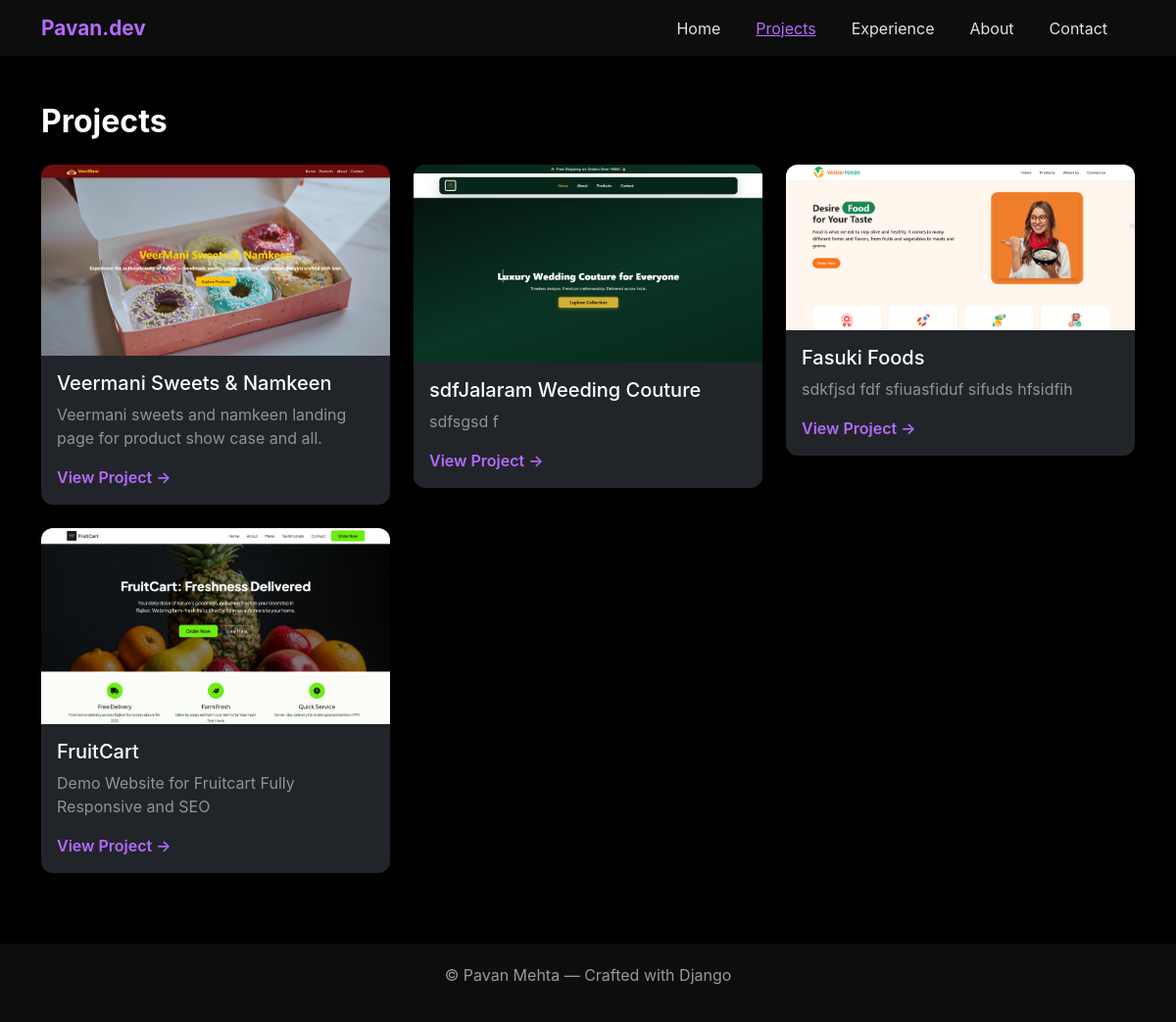
/projects/, run on the app's committed database.
### core/models.py (models this page shows, shortened)
class Project(models.Model):
    title = models.CharField(max_length=200)
    slug = models.SlugField(unique=True, blank=True)
    short_description = models.CharField(max_length=300)
    description = models.TextField()
    image = models.ImageField(upload_to="projects/")
    github_url = models.URLField(blank=True, null=True)
    demo_url = models.URLField(blank=True, null=True)
    created_at = models.DateTimeField(auto_now_add=True)

### core/views.py (the view)
# urls.py: path('projects/', views.project_list, name="projects"),
def project_list(request):
    projects = Project.objects.all().order_by('-created_at')
    return render(request, "pages/projects.html", {"projects": projects})

### templates/pages/projects.html (shortened to what this page needs)
{% extends "base/base.html" %}
{% block content %}
<div class="container py-5">
  <h2 class="fw-bold mb-4" data-aos="fade-right">Projects</h2>
  <div class="row">
    {% for project in projects %}
    <div class="col-md-4 mb-4" data-aos="zoom-in" data-aos-delay="{{ forloop.counter0 }}00">
      <div class="card bg-dark border-0 shadow-sm" style="border-radius:12px;">
        <img src="{{ project.image.url }}" class="card-img-top" style="border-radius:12px 12px 0 0;">
        <div class="card-body">
          <h5 class="text-white">{{ project.title }}</h5>
          <p class="text-white-50">{{ project.short_description|truncatechars:120 }}</p>
          <a href="/projects/{{ project.slug }}/"
             class="text-decoration-none fw-semibold"
             style="color:#b46aff;">
             View Project →
          </a>
        </div>
      </div>
    </div>
    {% endfor %}
  </div>
</div>
{% endblock %}

### templates/base/base.html (style rules this page uses)
body { background-color: #000; color: #fff; font-family: 'Inter', sans-serif; }

### data on the page
Project: image (picture), title "Veermani Sweets & Namkeen", short_description "Veermani sweets and namkeen landing page for product show case and all."
Project: image (picture), title "sdfJalaram Weeding Couture", short_description "sdfsgsd f"
Project: image (picture), title "Fasuki Foods", short_description "sdkfjsd fdf sfiuasfiduf sifuds hfsidfih"
Project: image (picture), title "FruitCart", short_description "Demo Website for Fruitcart Fully Responsive and SEO"
